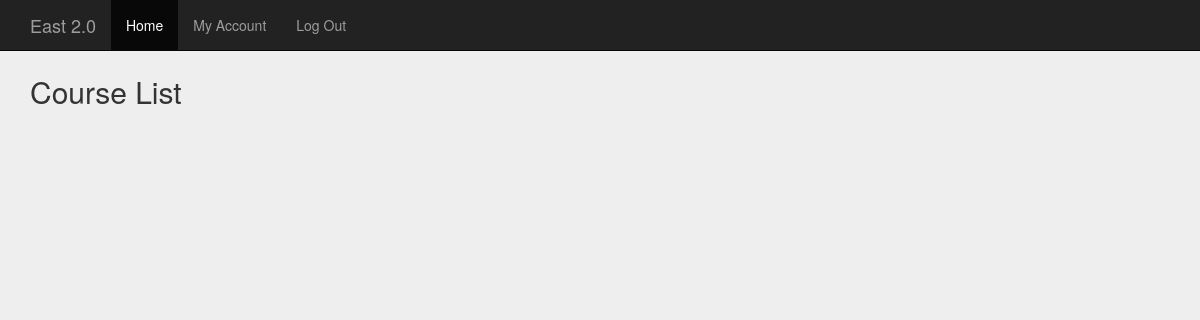
The app's page /index.php?action=home (signed in), older data.
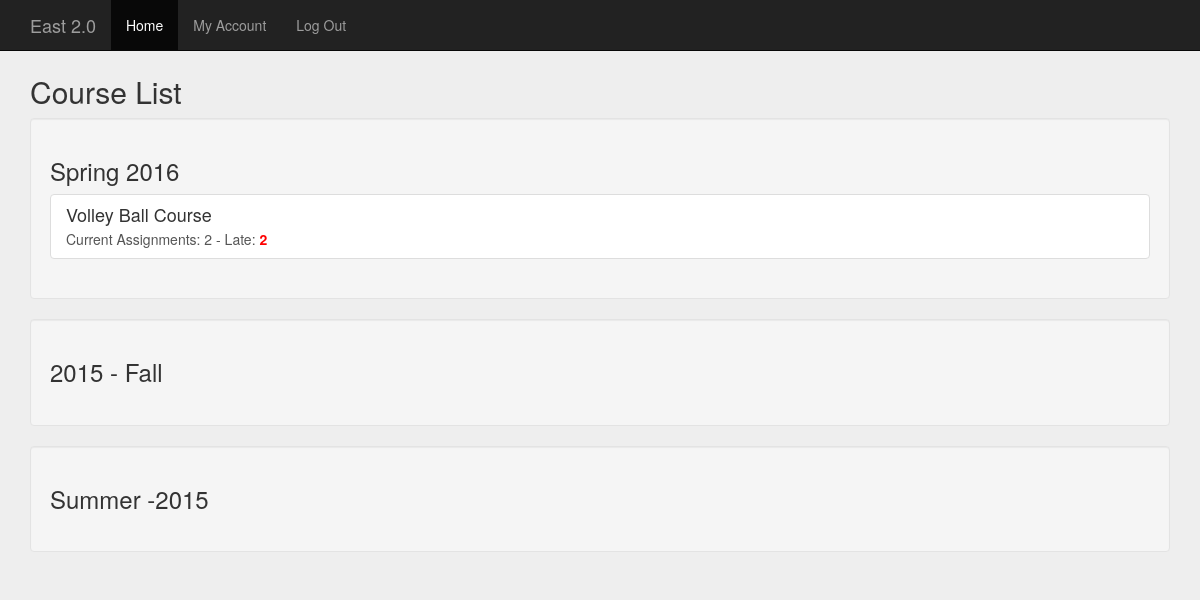
The same page, newer data.
### tables this page shows
CREATE TABLE `semesters` (
  `ID` int(11) NOT NULL,
  `Name` varchar(50) NOT NULL
);

CREATE TABLE `courses` (
  `ID` int(11) NOT NULL,
  `Name` varchar(50) NOT NULL
);

### functions.php (called while the page is built, shortened)
<?php
function isLoggedIn(){
	if(isset($_SESSION['userID'])){
		return true;
	}else{
		return false;
	}
}
function isStudent(){
	if(isset($_SESSION['userType'])){
		if($_SESSION['userType'] == 0) return true;
	}
	return false;
}
function connectToDB()
{
	$conn = new mysqli($hn, $un, $pw, $db);
	return $conn;
}
function getStudentCourses(){
	$studentID = $_SESSION['userID'];
	$conn = connectToDB();
	$sql1 = 'SELECT * FROM semesters';
	$result=$conn->query($sql1);
    $semesterCount = 0;
	$data = null;
    while($row = $result->fetch_assoc()){
		$data[$semesterCount]['semesterID'] = $row['ID'];
		$data[$semesterCount]['semseterName'] = $row['Name'];
		$data[$semesterCount]['courses'] = null;
		$sql2 = 'SELECT c.ID,c.Name FROM studentcourses sc, semesters s, courses c ';
		$sql2.= 'WHERE c.ID=sc.CourseID AND sc.StudentID='.$studentID.' AND s.ID='.$row['ID'].' AND sc.SemesterID='. $row['ID'];
		$result2=$conn->query($sql2);
		$count2 = 0;
		while($row2 = $result2->fetch_assoc()){
			$data[$semesterCount]['courses'][$count2]['courseID'] = $row2['ID'];
			$data[$semesterCount]['courses'][$count2]['courseName'] = $row2['Name'];
			$data[$semesterCount]['courses'][$count2]['dueAss'] = 2;
			$data[$semesterCount]['courses'][$count2]['lateAss'] = 2;
			$count2++;
		}
		$semesterCount++;
	}
	return $data;
}
?>

### student/classlist.php (the view)
<div class="container body-container">
<h2>Course List</h2>
<?php
foreach($page['studentCourseList'] as $semester){
	?>
<div class="well">
<h3><?=$semester['semseterName']?></h3>
<div class="list-group">
	<?php
	foreach($semester['courses'] as $course){
		?>
  <a href="?action=course&courseID=<?=$course['courseID']?>" class="list-group-item">
    <h4 class="list-group-item-heading"><?=$course['courseName']?></h4>
    <p class="list-group-item-text">Current Assignments: <?=$course['dueAss']?> - Late: <strong style="color:red;"><?=$course['lateAss']?></strong></p>
  </a>
     <?php
	}
	?>
</div>
</div>
	<?php
}
?>
</div>

### index.php (shortened to what this page needs)
<?php
require_once "functions.php";
$action = (isset($_GET['action'])!=null?$_GET['action']:"home");
if(!isLoggedIn()){
			$page['title'] = "Login";
			require_once 'header.php';
			require_once 'login.php';
			require_once 'footer.php';
} else {
	switch ($action) {
		case "home":
			if(isStudent()){
				$page['title'] = "Student - Class List";
				$page['studentCourseList'] = getStudentCourses();
				require_once 'header.php';
				require_once 'student/classlist.php';
			} else {
				$page['title'] = "Faculty - Class List";
				$page['staffCourseList'] = getStaffCourses();
				require_once 'header.php';
				require_once 'staff/classlist.php';
			}
			require_once 'footer.php';
			break;
	}
}
?>

### header.php (shortened to what this page needs)
<html>
<head>
    <link href="https://maxcdn.bootstrapcdn.com/bootstrap/3.3.6/css/bootstrap.min.css" rel="stylesheet">
    <link type="text/css" rel="stylesheet" href="http://gregfranko.com/jquery.selectBoxIt.js/css/jquery.selectBoxIt.css" />
    <link type="text/css" href="css/signin.css"  rel="stylesheet" />
</head>
<body>
<nav class="navbar navbar-inverse navbar-fixed-top">
    <div class="container">
        <div class="navbar-header">
            <a class="navbar-brand" href="?action=home">East 2.0</a>
        </div>
        <div id="navbar" class="collapse navbar-collapse">
            <ul class="nav navbar-nav">
                <li class="active"><a href="?action=home">Home</a></li>
				<?php if(isLoggedIn()){?><li><a href="?action=myaccount">My Account</a></li><?php } ?>
				<?php if(isLoggedIn()){?><li><a href="?action=logout">Log Out</a></li><?php } ?>
            </ul>
        </div>
    </div>
</nav>

### footer.php (shortened to what this page needs)
</body>
</html>

### css/signin.css (style rules this page uses)
body { padding-top: 40px; padding-bottom: 40px; background-color: #eee; }
.body-container { margin-top:15px; }

Row changes from the older to the newer data that the page shows:
added semesters: Name "Spring 2016"
added courses: Name "Volley Ball Course", dueAss "2", lateAss "2"
added semesters: Name "2015 - Fall"
added semesters: Name "Summer -2015"
